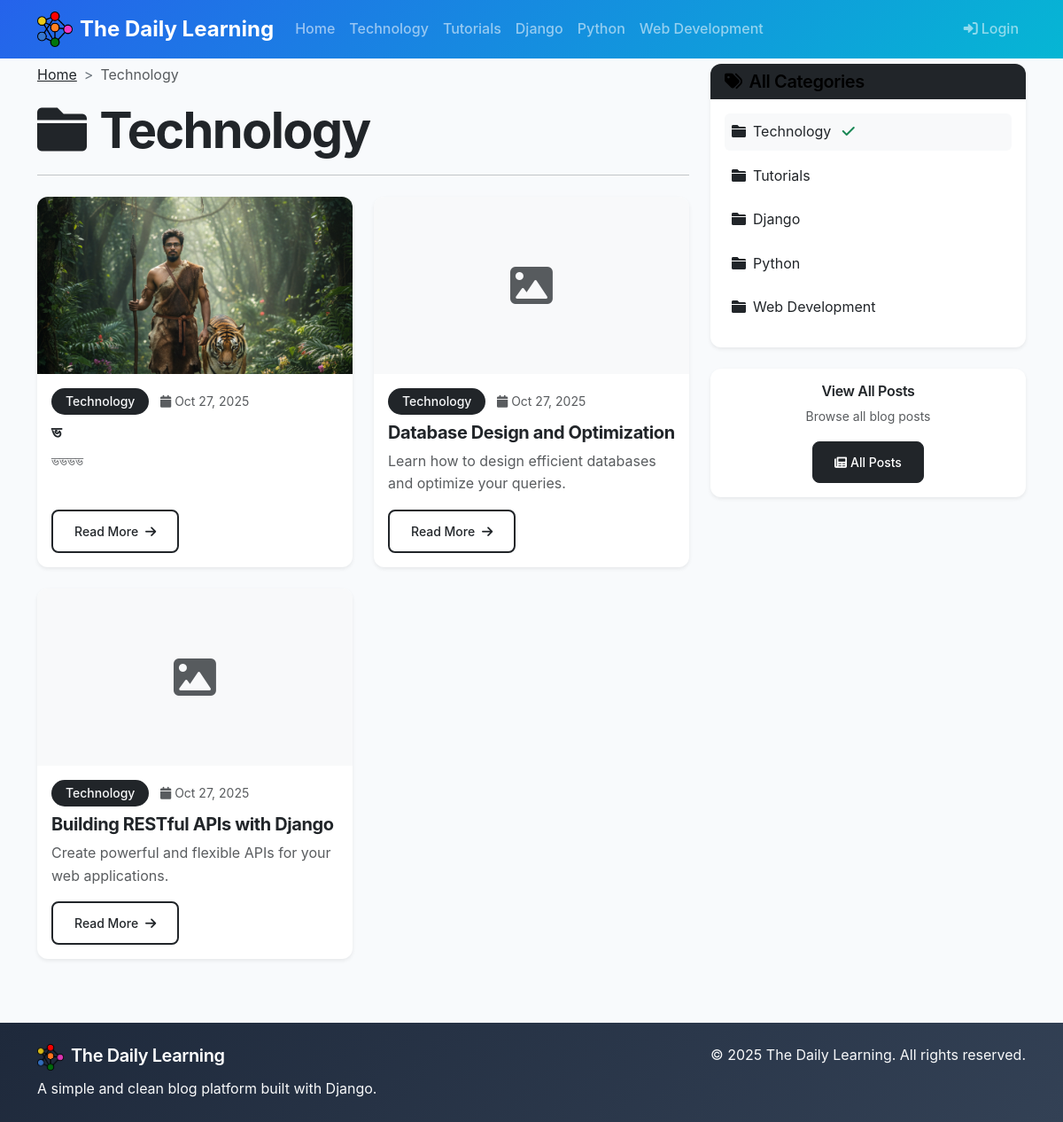
The page /category/technology/ on the database its author committed.
### blog/models.py (models this page shows, shortened)
class Category(models.Model):
    name = models.CharField(max_length=100)
    slug = models.SlugField(unique=True)
    description = models.TextField(blank=True)
    created_at = models.DateTimeField(auto_now_add=True)
    class Meta:
        verbose_name_plural = "Categories"

class Post(models.Model):
    STATUS_CHOICES = [
        ('draft', 'Draft'),
        ('published', 'Published'),
    ]
    title = models.CharField(max_length=200)
    slug = models.SlugField(unique=True)
    author = models.ForeignKey(User, on_delete=models.CASCADE)
    category = models.ForeignKey(Category, on_delete=models.CASCADE, related_name='posts')
    content = models.TextField(help_text="You can add images, videos, and YouTube links here")
    excerpt = models.TextField(max_length=500, blank=True, help_text="Brief description of the post")
    featured_image = models.ImageField(upload_to='blog_images/', blank=True, null=True)
    youtube_url = models.CharField(max_length=200, blank=True, help_text="YouTube URL (e.g., https://www.youtube.com/watch?v=VIDEO_ID)")
    video_file = models.FileField(upload_to='blog_videos/', blank=True, null=True, help_text="Upload video file")
    status = models.CharField(max_length=10, choices=STATUS_CHOICES, default='draft')
    created_at = models.DateTimeField(auto_now_add=True)
    updated_at = models.DateTimeField(auto_now=True)
    published_at = models.DateTimeField(null=True, blank=True)
    class Meta:
        ordering = ['-created_at']

### blog/views.py (the view)
# urls.py: path('category/<slug:slug>/', views.category_posts, name='category_posts'),
def category_posts(request, slug):
    category = get_object_or_404(Category, slug=slug)
    posts = Post.objects.filter(
        category=category,
        status='published'
    ).select_related('author', 'category')
    categories = Category.objects.all()
    paginator = Paginator(posts, 6)
    page_number = request.GET.get('page')
    posts = paginator.get_page(page_number)
    context = {
        'posts': posts,
        'category': category,
        'categories': categories,
    }
    return render(request, 'blog/category_posts.html', context)

### templates/blog/category_posts.html (shortened to what this page needs)
{% extends 'blog/base.html' %}
{% block content %}
<div class="row">
    <div class="col-lg-8">
        <div class="mb-4">
            <nav aria-label="breadcrumb">
                <ol class="breadcrumb">
                    <li class="breadcrumb-item"><a href="{% url 'post_list' %}" class="text-dark">Home</a></li>
                    <li class="breadcrumb-item active">{{ category.name }}</li>
                </ol>
            </nav>
            <h1 class="display-4 fw-bold text-dark mb-3">
                <i class="fas fa-folder me-3"></i>{{ category.name }}
            </h1>
            <hr class="border-dark">
        </div>
        {% if posts %}
            <div class="row">
                {% for post in posts %}
                <div class="col-md-6 mb-4">
                    <div class="card h-100 shadow-sm border-0">
                        {% if post.featured_image %}
                        <img src="{{ post.featured_image.url }}" class="card-img-top" alt="{{ post.title }}" style="height: 200px; object-fit: cover;">
                        {% else %}
                        <div class="card-img-top bg-light d-flex align-items-center justify-content-center" style="height: 200px;">
                            <i class="fas fa-image fa-3x text-muted"></i>
                        </div>
                        {% endif %}
                        <div class="card-body d-flex flex-column">
                            <div class="mb-2">
                                <span class="badge bg-dark text-light">{{ post.category.name }}</span>
                                <small class="text-muted ms-2">
                                    <i class="fas fa-calendar me-1"></i>{{ post.created_at|date:"M d, Y" }}
                                </small>
                            </div>
                            <h5 class="card-title fw-bold">
                                <a href="{% url 'post_detail' post.slug %}" class="text-dark text-decoration-none">
                                    {{ post.title }}
                                </a>
                            </h5>
                            {% if post.excerpt %}
                            <p class="card-text text-muted flex-grow-1">{{ post.excerpt|truncatewords:20 }}</p>
                            {% endif %}
                            <div class="mt-auto">
                                <a href="{% url 'post_detail' post.slug %}" class="btn btn-outline-dark btn-sm">
                                    Read More <i class="fas fa-arrow-right ms-1"></i>
                                </a>
                            </div>
                        </div>
                    </div>
                </div>
                {% endfor %}
            </div>
        {% endif %}
    </div>
    <div class="col-lg-4">
        <div class="sticky-top" style="top: 2rem;">
            <div class="card border-0 shadow-sm mb-4">
                <div class="card-header bg-dark text-light">
                    <h5 class="mb-0">
                        <i class="fas fa-tags me-2"></i>All Categories
                    </h5>
                </div>
                <div class="card-body">
                    {% for cat in categories %}
                    <a href="{% url 'category_posts' cat.slug %}" class="d-block text-decoration-none text-dark mb-2 p-2 rounded hover-bg {% if cat.slug == category.slug %}bg-light{% endif %}">
                        <i class="fas fa-folder me-2"></i>{{ cat.name }}
                        {% if cat.slug == category.slug %}<i class="fas fa-check text-success ms-2"></i>{% endif %}
                    </a>
                    {% endfor %}
                </div>
            </div>
            <div class="card border-0 shadow-sm">
                <div class="card-body text-center">
                    <h6 class="card-title">View All Posts</h6>
                    <p class="card-text text-muted small">Browse all blog posts</p>
                    <a href="{% url 'post_list' %}" class="btn btn-dark btn-sm">
                        <i class="fas fa-newspaper me-1"></i>All Posts
                    </a>
                </div>
            </div>
        </div>
    </div>
</div>
{% endblock %}

### templates/blog/base.html (shortened to what this page needs)
<!DOCTYPE html>
<html lang="en">
<head>
    <link href="https://cdn.jsdelivr.net/npm/bootstrap@5.3.0/dist/css/bootstrap.min.css" rel="stylesheet">
    <link rel="stylesheet" href="{% load static %}{% static 'css/style.css' %}">
    <link rel="stylesheet" href="https://cdnjs.cloudflare.com/ajax/libs/font-awesome/6.0.0/css/all.min.css">
</head>
<body>
    <nav class="navbar navbar-expand-lg navbar-dark bg-dark fixed-top">
        <div class="container d-flex justify-content-center">
            <a class="navbar-brand fw-bold d-flex align-items-center" href="{% url 'post_list' %}">
                <img src="{% load static %}{% get_media_prefix %}Logo/site_logo.png" alt="The Daily Learning" height="40" class="me-2">
                The Daily Learning
            </a>
            <div class="collapse navbar-collapse justify-content-center" id="navbarNav">
                <ul class="navbar-nav me-auto">
                    <li class="nav-item">
                        <a class="nav-link" href="{% url 'post_list' %}">Home</a>
                    </li>
                    {% for category in categories %}
                    <li class="nav-item">
                        <a class="nav-link" href="{% url 'category_posts' category.slug %}">{{ category.name }}</a>
                    </li>
                    {% endfor %}
                </ul>
                <ul class="navbar-nav">
                    {% if user.is_authenticated %}
                        <li class="nav-item">
                            <a class="nav-link" href="{% url 'admin_dashboard' %}">
                                <i class="fas fa-tachometer-alt me-1"></i>Dashboard
                            </a>
                        </li>
                        <li class="nav-item">
                            <a class="nav-link" href="{% url 'custom_logout' %}">
                                <i class="fas fa-sign-out-alt me-1"></i>Logout
                            </a>
                        </li>
                    {% else %}
                        <li class="nav-item">
                            <a class="nav-link" href="{% url 'custom_login' %}">
                                <i class="fas fa-sign-in-alt me-1"></i>Login
                            </a>
                        </li>
                    {% endif %}
                </ul>
            </div>
        </div>
    </nav>
    <main class="container my-3 mt-5 mt-2 pt-4">
        {% block content %}
        {% endblock %}
    </main>
    <footer class="footer-gradient text-light py-4 mt-5">
        <div class="container">
            <div class="row">
                <div class="col-md-6">
                    <h5><img src="{% load static %}{% get_media_prefix %}Logo/site_logo.png" alt="The Daily Learning" height="30" class="me-2">The Daily Learning</h5>
                    <p class="mb-0">A simple and clean blog platform built with Django.</p>
                </div>
                <div class="col-md-6 text-md-end">
                    <p class="mb-0">&copy; {% now "Y" %} The Daily Learning. All rights reserved.</p>
                </div>
            </div>
        </div>
    </footer>
</body>
</html>

### static/css/style.css (style rules this page uses)
body { font-family: -apple-system, BlinkMacSystemFont, 'Segoe UI', 'Roboto', 'Oxygen', 'Ubuntu', 'Cantarell', sans-serif; line-height: 1.6; color: #333; background-color: #ffffff; }
h1, h2, h3, h4, h5, h6 { font-weight: 600; color: #000; letter-spacing: -0.02em; }
h1 { font-size: 2.5rem; }
.display-4 { font-weight: 700; letter-spacing: -0.03em; }
h1, h2, h3, h4, h5, h6 { font-weight: 600; color: #000; }
.display-4 { font-weight: 700; }
.card { transition: transform 0.2s ease-in-out, box-shadow 0.2s ease-in-out; border: 1px solid #e9ecef; }
.card-header { border-bottom: 1px solid #e9ecef; }
.navbar-brand { font-size: 1.5rem; }
.navbar-nav .nav-link { font-weight: 500; transition: color 0.2s ease-in-out; }
.btn-outline-dark { border-width: 2px; font-weight: 500; transition: all 0.2s ease-in-out; }
.btn-dark { font-weight: 500; transition: all 0.2s ease-in-out; }
a { transition: color 0.2s ease-in-out; }
.hover-bg { transition: background-color 0.2s ease-in-out; }
.badge { font-weight: 500; padding: 0.5rem 0.75rem; }
footer { margin-top: auto; }
footer h5 { color: #fff; font-weight: 600; }
.breadcrumb { background-color: transparent; padding: 0; }
.breadcrumb-item + .breadcrumb-item::before { content: ">"; color: #6c757d; }
.card-img-top { transition: opacity 0.2s ease-in-out; }
.card { border-radius: 12px; overflow: hidden; }
.card-header { background-color: #f8f9fa; border-bottom: none; font-weight: 600; }
.btn { border-radius: 8px; padding: 0.75rem 1.5rem; font-weight: 500; transition: all 0.3s ease; }
.badge { padding: 0.5rem 1rem; border-radius: 20px; font-size: 0.875rem; }

### templates/blog/base.html (style rules this page uses)
:root { --primary-color: #2563eb; --secondary-color: #06b6d4; --accent-color: #10b981; --dark-color: #1e293b; --light-color: #f8fafc; --text-color: #334155; --border-color: #e2e8f0; }
.navbar-dark { background: linear-gradient(135deg, var(--primary-color), var(--secondary-color)) !important; }
.card { border: 1px solid var(--border-color); box-shadow: 0 4px 6px -1px rgba(0, 0, 0, 0.1); }
body { color: var(--text-color); background-color: var(--light-color); }
.navbar-brand img { filter: brightness(1.1); }
.footer-gradient { background: linear-gradient(135deg, var(--dark-color), #334155); }

### rows shown on the page
Category: name "Technology"
Category: name "Tutorials"
Category: name "Django"
Category: name "Python"
Category: name "Web Development"
Post: featured_image (picture), category.name "Technology", created_at "Oct 27, 2025", title "ভ", excerpt "ভভভভ"
Post: category.name "Technology", created_at "Oct 27, 2025", title "Database Design and Optimization", excerpt "Learn how to design efficient databases and optimize your queries."
Post: category.name "Technology", created_at "Oct 27, 2025", title "Building RESTful APIs with Django", excerpt "Create powerful and flexible APIs for your web applications."
